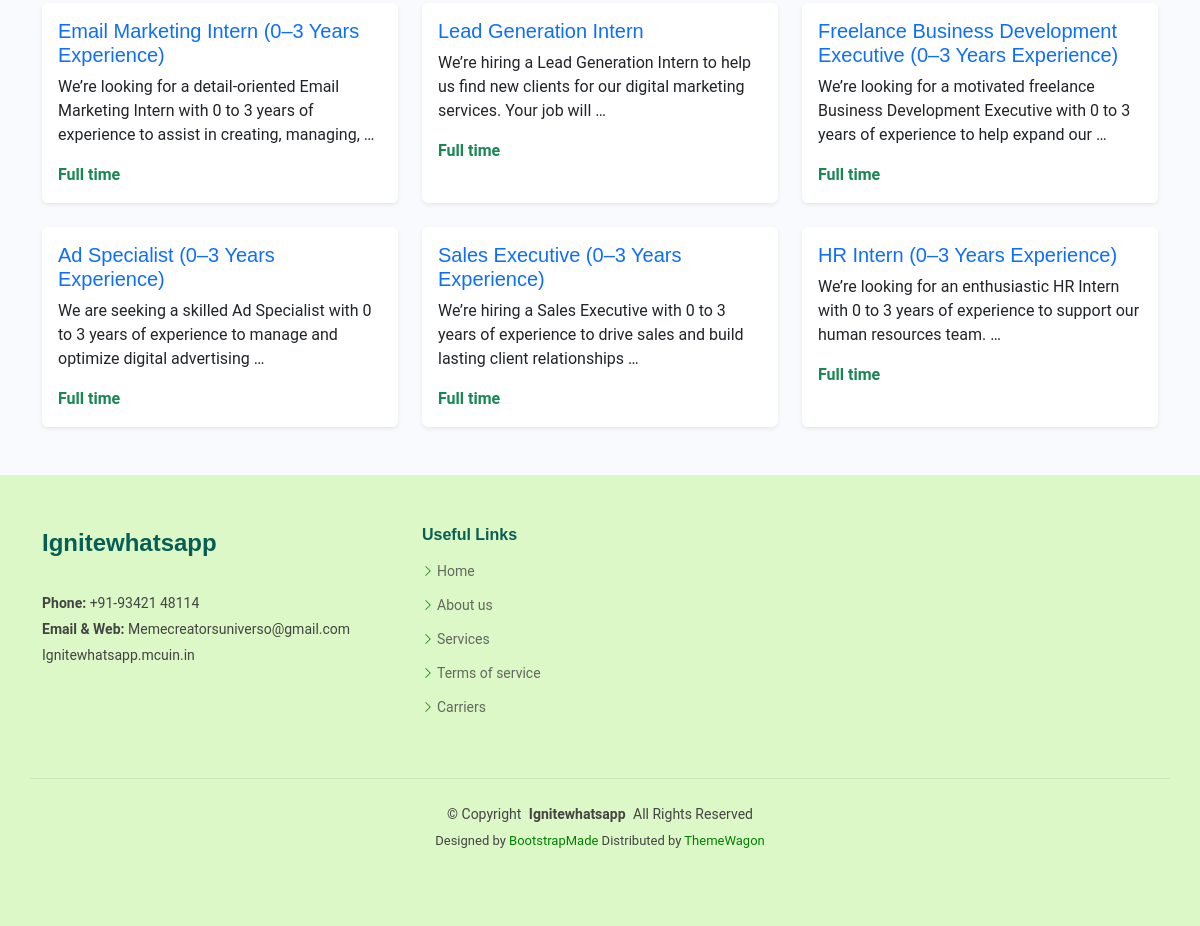
The page /carriers/ (lower part) on the database as committed earlier.
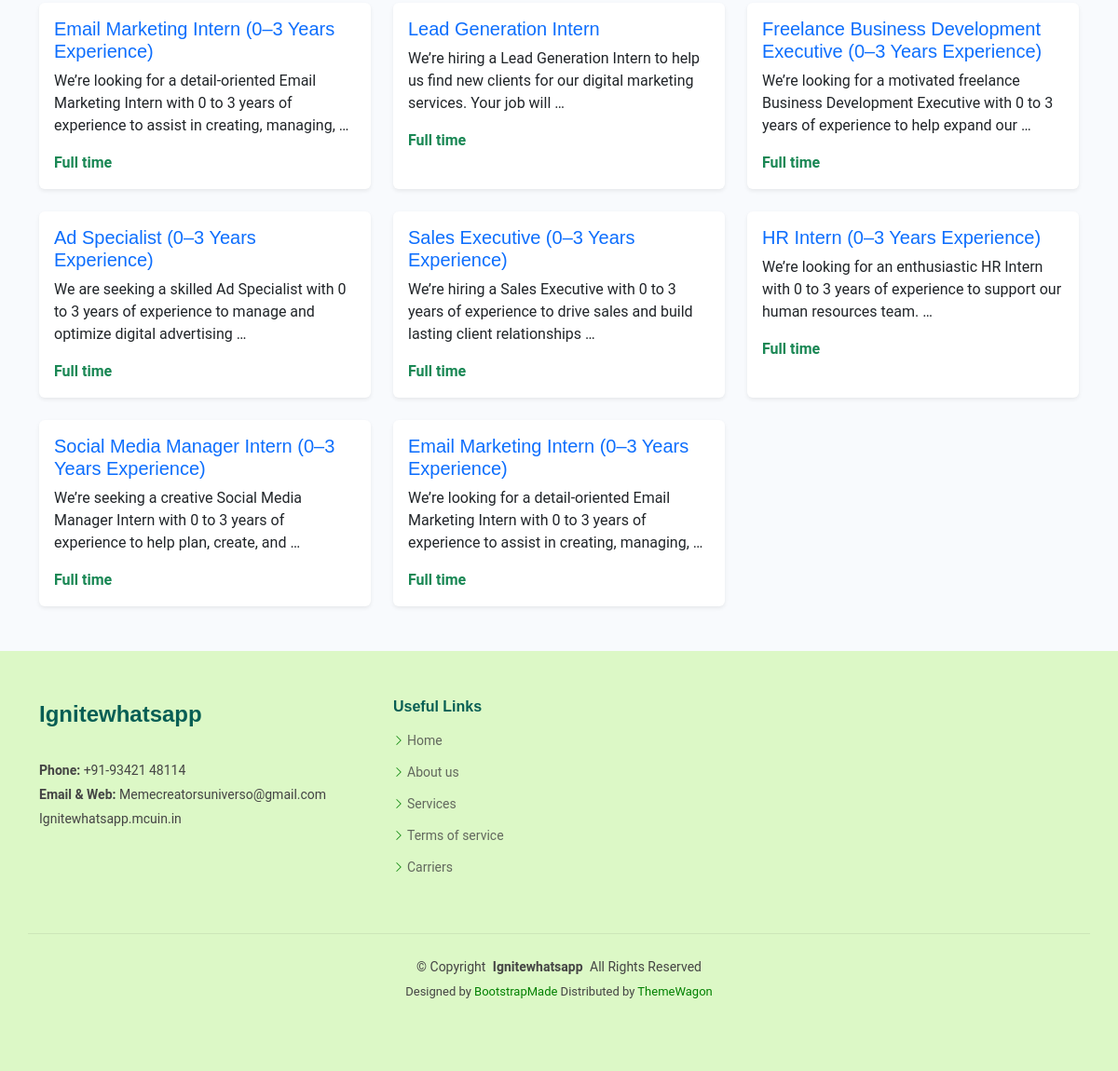
The same page on the database as committed later.
### chat/models.py (models this page shows, shortened)
class Job(models.Model):
    title = models.CharField(max_length=200)
    slug = models.SlugField(unique=True)
    description = models.TextField()
    location = models.CharField(max_length=100, default="India")
    job_type = models.CharField(max_length=50, default="Full time")
    stipend = models.CharField(max_length=100, blank=True, null=True)

### chat/views.py (the view)
# urls.py: path('carriers/', views.carriers_view, name='carriers'),
def carriers_view(request):
    jobs = Job.objects.all()
    return render(request, 'chat/carriers.html', {'jobs': jobs})

### chat/templates/chat/carriers.html (shortened to what this page needs)
{% load static %}
<!DOCTYPE html>
<html lang="en">
<head>
    <link href="{% static 'assets/vendor/bootstrap/css/bootstrap.min.css' %}" rel="stylesheet">
    <link href="{% static 'assets/vendor/bootstrap-icons/bootstrap-icons.css' %}" rel="stylesheet">
    <link href="{% static 'assets/css/main.css' %}" rel="stylesheet">
</head>
<body class="careers-page">
    <main class="main" style="margin-top: 140px;">
        <section class="job-openings py-5" style="background-color: #f8fafd;">
            <div class="container">
                <div class="row g-4">
                    {% for job in jobs %}
                    <div class="col-lg-4 col-md-6">
                        <div class="card h-100 shadow-sm border-0" data-bs-toggle="modal"
                            data-bs-target="#jobModal{{ job.id }}" style="cursor: pointer;">
                            <div class="card-body">
                                <h5 class="card-title text-primary">{{ job.title }}</h5>
                                <p class="card-text">{{ job.description|truncatewords:20 }}</p>
                                <p class="text-success fw-semibold mb-0">{{ job.job_type }}</p>
                            </div>
                        </div>
                    </div>
                    {% empty %}
                    <p class="text-center">No job openings at the moment.</p>
                    {% endfor %}
                </div>
            </div>
        </section>
    </main>
    <footer id="footer" class="footer">
        <div class="container footer-top">
            <div class="row gy-4">
                <div class="col-lg-4 col-md-6 footer-about">
                    <a href="index.html" class="d-flex align-items-center">
                        <span class="sitename">Ignitewhatsapp</span>
                    </a>
                    <div class="footer-contact pt-3">
                        <p class="mt-3"><strong>Phone:</strong> <span> +91-93421 48114</span></p>
                        <p><strong> Email & Web:</strong> <span>Memecreatorsuniverso@gmail.com</span></p>
                        <span>Ignitewhatsapp.mcuin.in</span>
                    </div>
                </div>
                <div class="col-lg-2 col-md-3 footer-links">
                    <h4>Useful Links</h4>
                    <ul>
                        <li><i class="bi bi-chevron-right"></i> <a href="#">Home</a></li>
                        <li><i class="bi bi-chevron-right"></i> <a href="#">About us</a></li>
                        <li><i class="bi bi-chevron-right"></i> <a href="#">Services</a></li>
                        <li><i class="bi bi-chevron-right"></i> <a href="#">Terms of service</a></li>
                        <li><i class="bi bi-chevron-right"></i> <a href="{% url 'carriers' %}">Carriers</a></li>
                    </ul>
                </div>
            </div>
        </div>
        <div class="container copyright text-center mt-4">
            <p>© <span>Copyright</span> <strong class="px-1 sitename">Ignitewhatsapp</strong> <span>All Rights
                    Reserved</span></p>
            <div class="credits">
                Designed by <a href="https://bootstrapmade.com/">BootstrapMade</a> Distributed by <a
                    href=“https://themewagon.com>ThemeWagon
            </div>
        </div>
    </footer>
</body>
</html>

Rows that differ between the two databases and show on the page:
added Job: title "Social Media Manager Intern (0–3 Years Experience)", description "We’re seeking a creative Social Media Manager Intern with 0 to 3 years of experience to help plan, create, and …", job_type "Full time"
added Job: title "Email Marketing Intern (0–3 Years Experience)", description "We’re looking for a detail-oriented Email Marketing Intern with 0 to 3 years of experience to assist in creating, managing, …", job_type "Full time"
